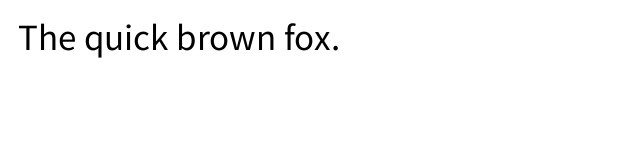
Frame 1 (no input)
Frame 60 (the mouse pressed at the canvas centre just before this capture): identical to frame 1, image omitted
Frame 120 (the mouse held since frame 60 and released just before this capture): identical to frame 1, image omitted

The Processing sketch that drew this single still picture (run headless with seeded random() and noise(); from frame 60 on, the mouse is pressed at the canvas centre):

// Processing sketch: TypeMaster2
// ── TypeMaster2.pde
String lastKeyPressed = "";
String targetString = "The quick brown fox.";
String enteredString = "";
int sizeOfText;
int baseTextColor = 0;
int errorTextBackground = color(255, 100, 100);
void setup() {
  size(640, 150);
  fill(baseTextColor);
  sizeOfText = height/4;
  textSize(sizeOfText);
}

void draw() {
  background(255);
  String txt = ""+lastKeyPressed;
  int xPos = sizeOfText/2;
  fill(baseTextColor);
  text(targetString, xPos, height / 3);
  //  println(""+keyCode+" "+((int)key));
  int yPos = 2 * height / 3;
  for (int i = 0; i < enteredString.length(); ++i) {
    char c = enteredString.charAt(i );
    char cTgt = targetString.charAt(i );
    float charWidth = textWidth(""+cTgt);
    if (cTgt!=c) {
      fill(errorTextBackground);
      noStroke();
      rect(xPos, yPos-sizeOfText, charWidth, sizeOfText);
    }
    fill(baseTextColor);
    text(""+c, xPos, yPos);
    xPos += charWidth;
  }
}

void keyPressed() {
  if (key == 8) {
    lastKeyPressed= "delete";
    int enteredStringLength = enteredString.length();
    if (enteredStringLength > 0)
      enteredString = enteredString.substring(0, enteredStringLength-1);
    return;
  } 
  if (key == 9) {
    lastKeyPressed= "tab";
    return;
  } 
  if (key <32) {
    lastKeyPressed= "key #"+((int) key);
    return;
  } 
  if (key != CODED) {
    lastKeyPressed = ""+key;
    enteredString += key;
  }
}
